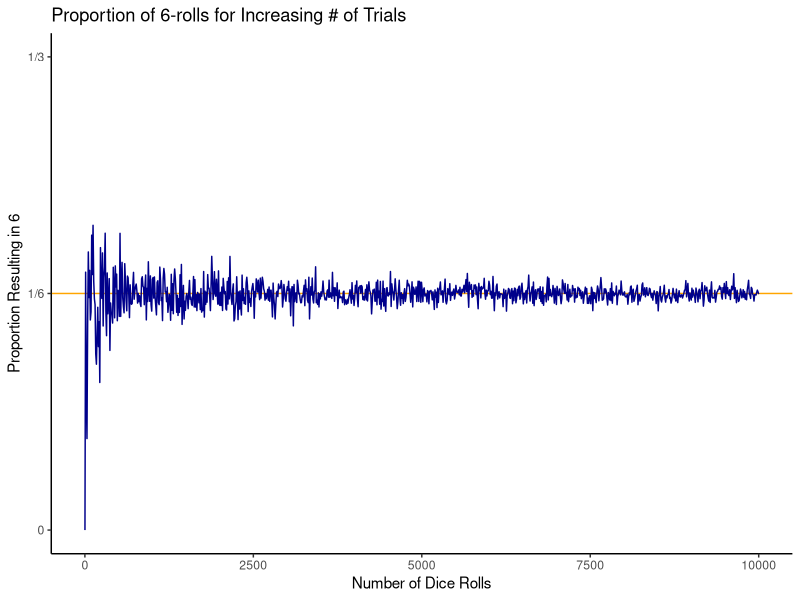
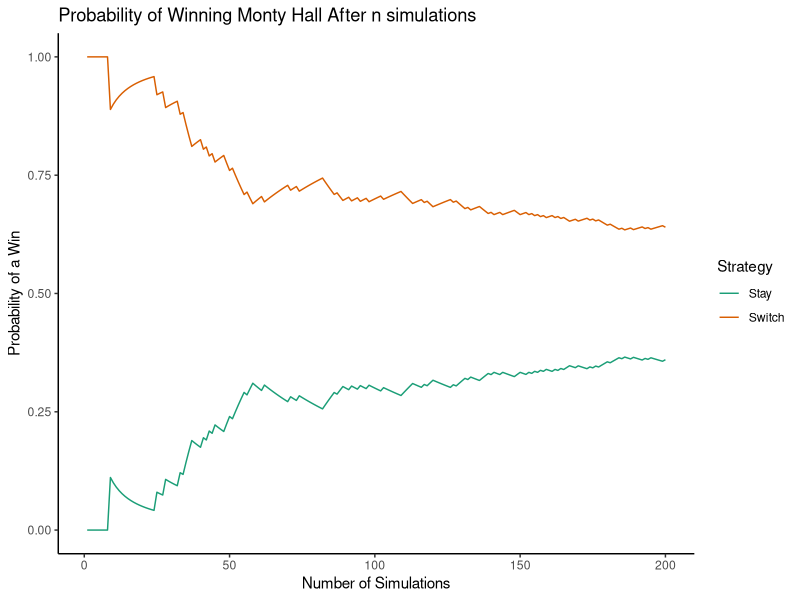

Reproduce these figures in R, in order.
## ---- chunk 1
roll <- 1:6  # we use `:` to quickly create a sequence
## ---- chunk 2
even_roll <- seq(2, 6, 2)  # from 2 to 6 by step size 2 (in order)
## ---- chunk 3
# define our sample space, for both processes
bag <- c(rep("black", 5), 
         rep("white", 5))

# print known probabilities
cat("P(white stone) =", 5/10, "  P(black stone) =", 5/10)

# select (remove) a stone (the same as sampling all but one)
bag <- sample(bag, 9, replace = FALSE)

# calculate the new probabilities
num_black <- length(bag[bag == "black"])
num_white <- length(bag[bag == "white"])

# print new probabilities
cat("\nP(white stone) =", num_white / 10, 
    "  P(black stone) =", num_black / 10)
## ---- chunk 4
lt3 <- c(1, 2)

union(lt3, even_roll)
## ---- chunk 5
intersect(lt3, even_roll)
## ---- chunk 6
setdiff(roll, even_roll)  # the complement is a special "set difference"
## ---- chunk 7
print("your code here")
## ---- chunk 8
# number of flips
n <- 7

cat("Ways to sequence", n, "flips:", 2^n)
## ---- chunk 9
print("your code here")
## ---- chunk 10
# number of items (and slots)
n <- 9

# we use the `factorial` function
cat("Ways to permute", n, "items:", factorial(n))
## ---- chunk 11
# number of items
n <- 20

# number of slots
k <- 10

# we use the `factorial` function
cat("Ways to permute", n, "items into", k, "slots:",
    factorial(n) / factorial(n - k))
## ---- chunk 12
# we use the `combin` function
cat("Ways to choose", k, "items from", n, "options:",
    choose(n, k))
## ---- chunk 13
print("your code here")
## ---- chunk 14
cat("Prob of 3 sixes out of 10:", choose(10, 3) * (1 / 6)^3 * (5 / 6)^7)
## ---- chunk 15
cat("Prob of 3 sixes out of 10:", dbinom(3, 10, 1/6))
## ---- chunk 16
# roll the dice `n` times, and log the results
roll_dice <- function (n) {
  rolls <- sample(1:6, n, replace=T)
  rolls
}
## ---- chunk 17
# run this cell a few times ...
sum(roll_dice(60) == 6)
## ---- chunk 18
library(tidyverse)
## ---- chunk 19
# out of `n` rolls (for 1 or more `n`s), log proportion that are 6
rolls_of_6 <- function (n) {
  # proportion of `x` rolls that result in a 6
  f <- function (x) (sum(roll_dice(x) == 6) / x)
  
  # map that function for each set of `n` rolls
  map_dbl(n, f)
}

# build a quick dataframe to collect our MC Simulation
rolls <- seq(1, 10000, length.out = 1000)
prop_6 <- rolls_of_6(rolls)

df <- data.frame(rolls, prop_6)

ggplot(data = df) +
  geom_hline(yintercept = 1/6, color = "orange") +
  geom_line(mapping = aes(x = rolls, y = prop_6),
            color = "darkblue") +
  scale_y_continuous(breaks = c(0, 1/6, 1/3),
                     labels = c("0", "1/6", "1/3"),
                     limits = c(0, 1/3)) +
  labs(x = "Number of Dice Rolls",
       y = "Proportion Resulting in 6",
       title = "Proportion of 6-rolls for Increasing # of Trials") +
  theme_classic()
## ---- chunk 20
print("your code here ...")
## ---- chunk 21
monty_hall <- function() {
  # initiate the game
  winning_door <- sample(1:3, 1)
  player_pick <- sample(1:3, 1)
  
  # monty must choose a yet unchosen *non-winning* door
  monty_choices <- setdiff(c(1, 2, 3), c(winning_door, player_pick))
  
  # (see the docs for `sample`)
  if (length(monty_choices) == 1) {
    monty_pick <- monty_choices
  } else {
    monty_pick <- sample(monty_choices, 1)
  }
  
  # *if* the player switches, it can't be already picked
  alternative <- setdiff(c(1, 2, 3), c(monty_pick, player_pick))
  
  if (length(alternative) != 1) {
    stop("For some reason, there is more than one alternative")
  }
  
  # save this as a (small) dataframe to bind to the rest
  probs <- data.frame(
      stay_won = player_pick == winning_door,
      switch_won = alternative == winning_door
  )
  
  return(probs)
}
## ---- chunk 22
# simulate playing this game 200 times
n_iter <- 200

# initialize an empty dataframe
df_mh <- data.frame()

# for each iteration, play the game and log results
for (i in 1:n_iter) {
  df_ <- monty_hall()
  df_["iter"] <- i  # a quick way to log the iteration
  df_mh <- bind_rows(df_mh, df_)  # append to the results so far
}
## ---- chunk 23
df_mh["stay_won_p"] <- cummean(df_mh$stay_won)
df_mh["switch_won_p"] <- cummean(df_mh$switch_won)
## ---- chunk 24
df_mh |>
  ggplot() +
  geom_line(mapping = aes(x = iter, y = stay_won_p,
                          colour = "Stay")) +
  geom_line(mapping = aes(x = iter, y = switch_won_p,
                          colour = "Switch")) +
  scale_color_brewer(palette = "Dark2") +
  theme_classic() +
  labs(
    title = "Probability of Winning Monty Hall After n simulations",
    x = "Number of Simulations",
    y = "Probability of a Win",
    colour = "Strategy"
  )
